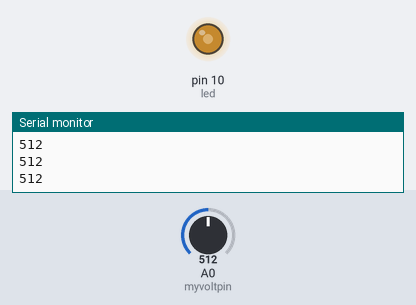
A sketch run on a simulated Arduino Uno, built with avr-gcc and run on an emulated ATmega328P. Shown: output pins drawn as LEDs (lit = HIGH), the last lines printed to the serial monitor. The inputs (shaded band) are chosen by the test bench; at power-on: A0 (myvoltpin) = 512.

Above: at 1.2 s.
1.3 s: A0 (myvoltpin) set to 716
At 2.0 s:
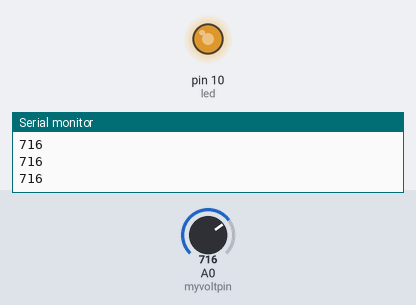
2.8 s: A0 (myvoltpin) set to 900
At 3.5 s:
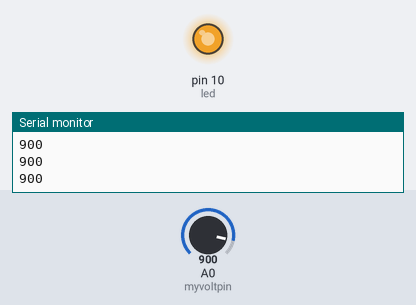
4.3 s: A0 (myvoltpin) set to 122
At 4.9 s:
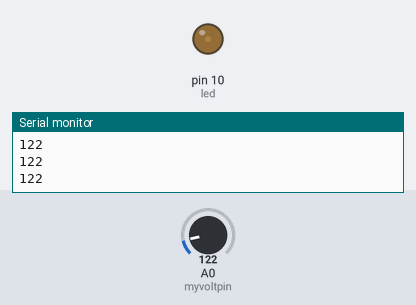
5.8 s: A0 (myvoltpin) set to 0
At 6.4 s:
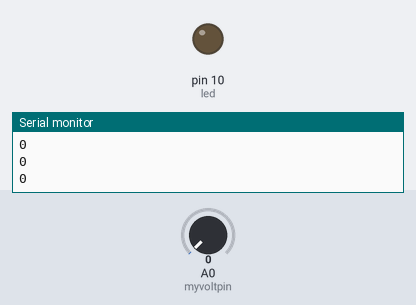
7.3 s: A0 (myvoltpin) set to 511
At 7.8 s:
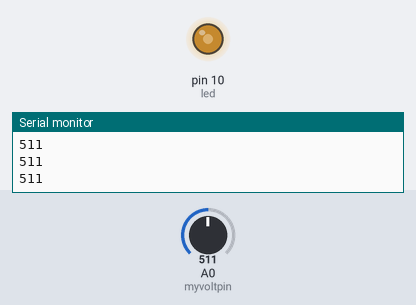
Timing chart, 0 to 9.8 s (numbered marks = the images above; inputs shaded):
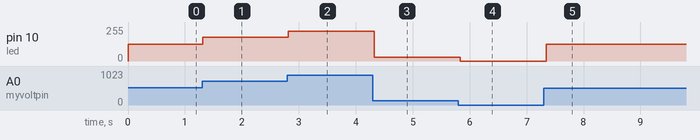

The sketch:

sketch_apr29e.ino
```cpp
int myvoltpin =A0;
int readval;
int led = 10;
int writeval;

void setup() {
  Serial.begin(9600);
  pinMode(led, OUTPUT);
  pinMode(myvoltpin, INPUT);
  // put your setup code here, to run once:
}
void loop() {
  readval = analogRead(myvoltpin);
  Serial.println(readval);
  writeval =0.249*readval;
  analogWrite(led , writeval);
  delay(50);
  // put your main code here, to run repeatedly:
}
```

Measured:
- after the input at 1.3 s, pin 10 (led): 127/255 → 178/255 at once
- after the input at 2.8 s, pin 10 (led): 178/255 → 224/255 at once
- after the input at 4.3 s, pin 10 (led): 224/255 → 30/255 at once
- after the input at 5.8 s, pin 10 (led): 30/255 → 0/255 at once
- after the input at 7.3 s, pin 10 (led): 0/255 → 127/255 at once
